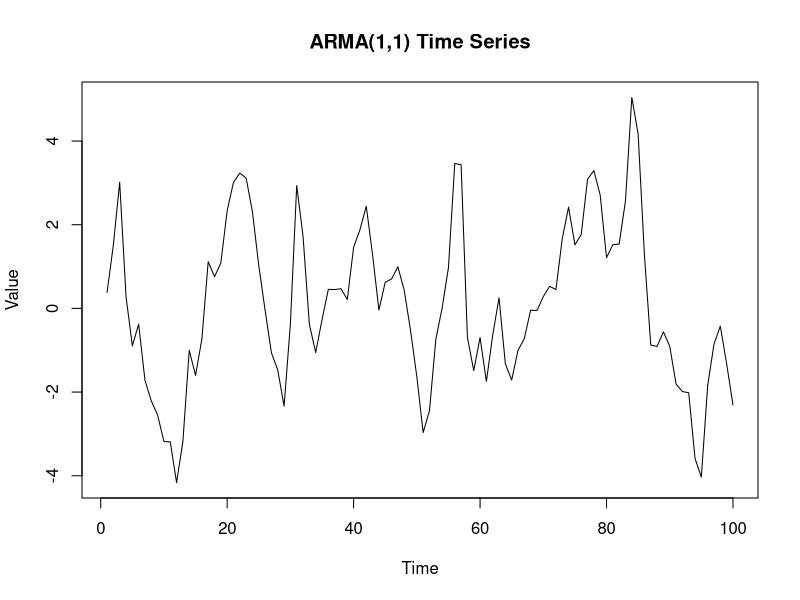
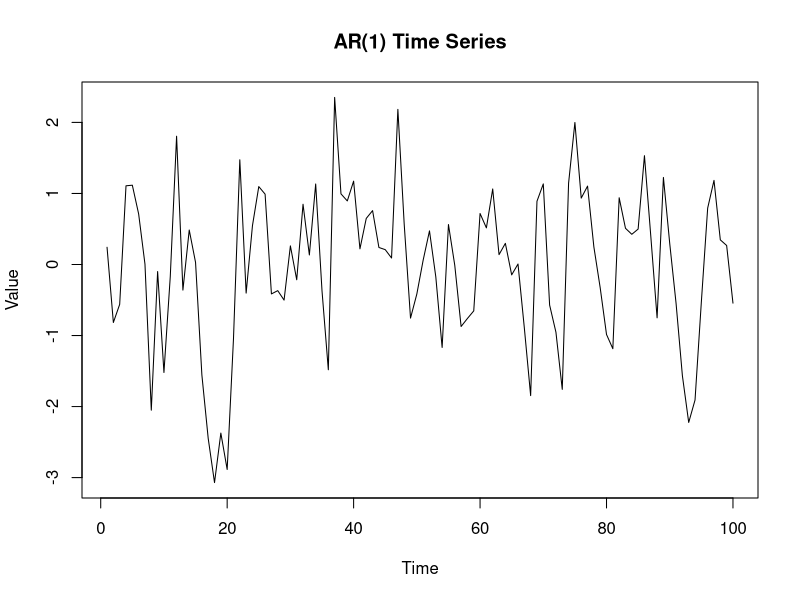
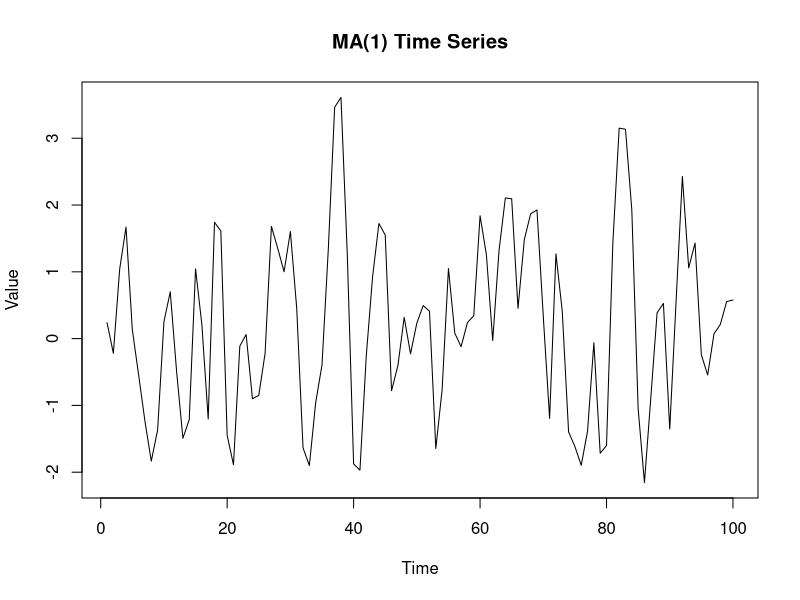
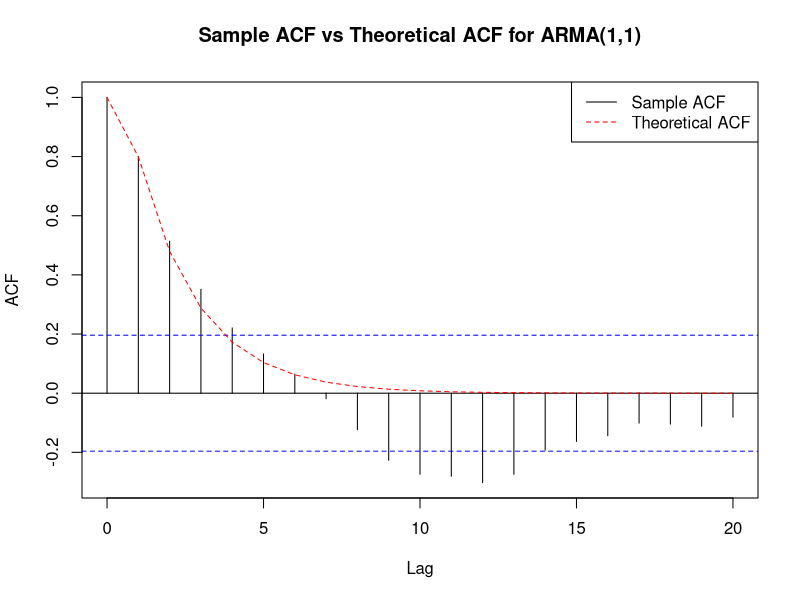
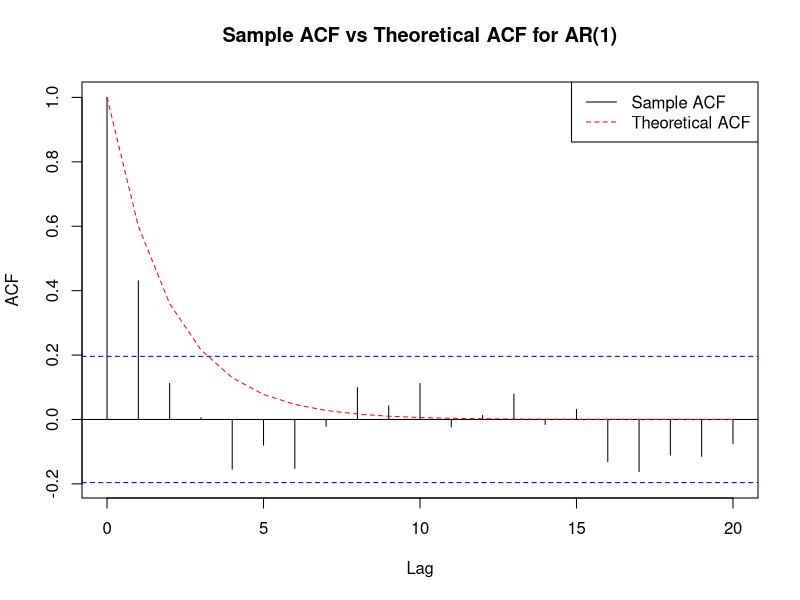
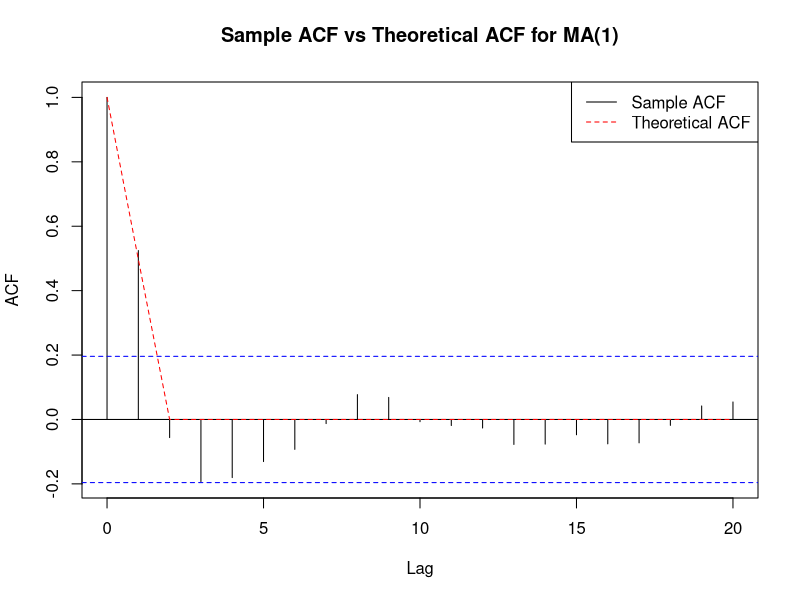
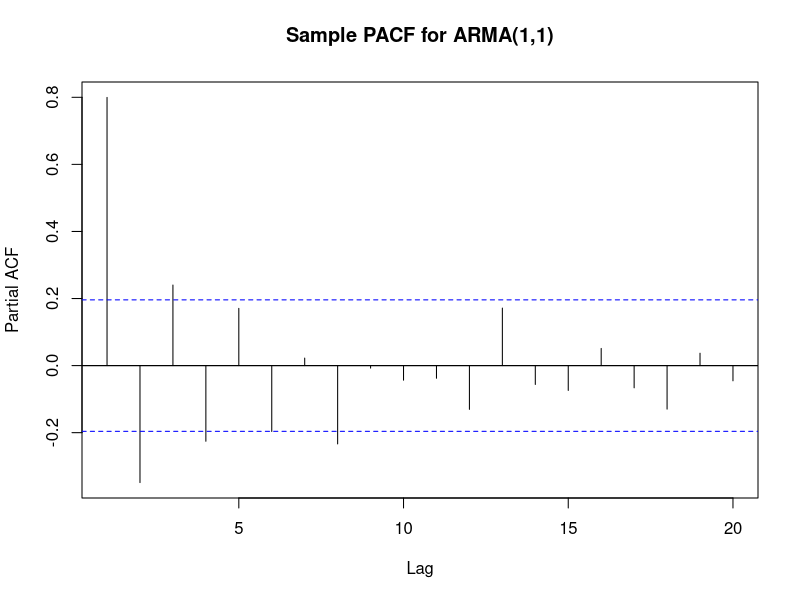
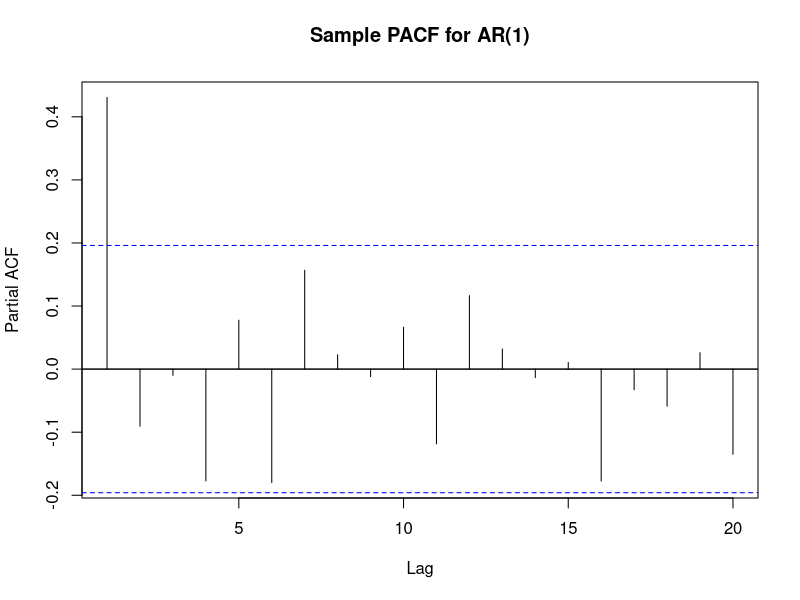

Write the R code that produced these figures, in order.
## ---- chunk 1
knitr::opts_chunk$set(echo = TRUE)

# Install necessary packages if not already installed
#install.packages(c("forecast", "ggplot2"))

# Load the packages
library(forecast)
library(ggplot2)

## ---- chunk 2
set.seed(123)

n <- 100
phi <- 0.6   
theta <- 0.9 

arma11_series <- arima.sim(n = n, list(ar = phi, ma = theta), sd = 1)
arma10_series <- arima.sim(n = n, list(ar = phi), sd = 1)
arma01_series <- arima.sim(n = n, list(ma = theta), sd = 1)

# Plot the time series
ts.plot(arma11_series, main = "ARMA(1,1) Time Series", ylab = "Value")
ts.plot(arma10_series, main = "AR(1) Time Series", ylab = "Value")
ts.plot(arma01_series, main = "MA(1) Time Series", ylab = "Value")

acf_arma11 <- acf(arma11_series, plot = FALSE)
acf_arma10 <- acf(arma10_series, plot = FALSE)
acf_arma01 <- acf(arma01_series, plot = FALSE)

pacf_arma11 <- pacf(arma11_series, plot = FALSE)
pacf_arma10 <- pacf(arma10_series, plot = FALSE)
pacf_arma01 <- pacf(arma01_series, plot = FALSE)

theoretical_acf_arma11 <- ARMAacf(ar = phi, ma = theta, lag.max = 20)
theoretical_acf_arma10 <- ARMAacf(ar = phi, lag.max = 20)
theoretical_acf_arma01 <- ARMAacf(ma = theta, lag.max = 20)

plot(acf_arma11, main = "Sample ACF vs Theoretical ACF for ARMA(1,1)")
lines(0:20, theoretical_acf_arma11, col = "red", lty = 2)
legend("topright", legend = c("Sample ACF", "Theoretical ACF"), col = c("black", "red"), lty = c(1, 2))

plot(acf_arma10, main = "Sample ACF vs Theoretical ACF for AR(1)")
lines(0:20, theoretical_acf_arma10, col = "red", lty = 2)
legend("topright", legend = c("Sample ACF", "Theoretical ACF"), col = c("black", "red"), lty = c(1, 2))

plot(acf_arma01, main = "Sample ACF vs Theoretical ACF for MA(1)")
lines(0:20, theoretical_acf_arma01, col = "red", lty = 2)
legend("topright", legend = c("Sample ACF", "Theoretical ACF"), col = c("black", "red"), lty = c(1, 2))


plot(pacf_arma11, main = "Sample PACF for ARMA(1,1)", 
     ylim = c(min(pacf_arma11$acf), max(pacf_arma11$acf)))
abline(h = 0, col = "black")

plot(pacf_arma10, main = "Sample PACF for AR(1)", 
     ylim = c(min(pacf_arma10$acf), max(pacf_arma10$acf)))
abline(h = 0, col = "black")


plot(pacf_arma01, main = "Sample PACF for MA(1)", 
     ylim = c(min(pacf_arma01$acf), max(pacf_arma01$acf)))
abline(h = 0, col = "black")


